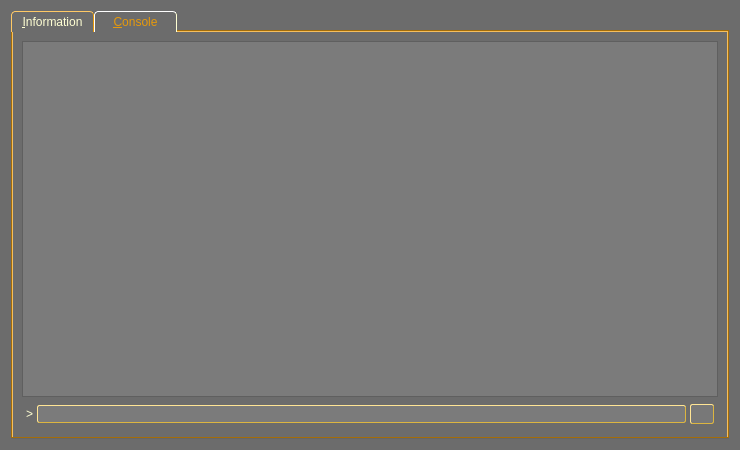
<?xml version="1.0" encoding="UTF-8"?>
<ui version="4.0">
 <class>RPCConsole</class>
 <widget class="QDialog" name="RPCConsole">
  <property name="geometry">
   <rect>
    <x>0</x>
    <y>0</y>
    <width>740</width>
    <height>450</height>
   </rect>
  </property>
  <property name="windowTitle">
   <string>carpediemcoin - Debug window</string>
  </property>
  <property name="styleSheet">
   <string notr="true">QWidget {background-color: #6C6C6C; color: #FFFFD3 } QPushButton { background-color: #787878; color: #FFFFD3; border-style:outset; border-color: #dcb540; border-width: 1px; border-radius: 6px; padding: 4px} QPushButton::hover { background-color: #6C6C6C; color: #FFFFD3; border-style:outset; border-color: #dcb540; border-width: 1px; border-radius: 6px; padding: 4px}  QPushButton::pressed {background-color: #FBFBFB; color: #E5990C; border-style:outset; border-color: #DCB540; border-radius: 6px; padding: 4px} QTabWidget {background-color: #E5990C; color: #FFFFD3; }  QTabBar::tab {  background: #6C6C6C; border: 1px outset #E5990C; border-bottom-width: 0px; border-top-left-radius: 4px; border-top-right-radius: 4px; min-width: 75px; padding: 3px; color: #FFFFD3 }QTabBar::tab:selected{  background: #6C6C6C; border: 1px outset #FFFFD3; border-bottom-width: 0px; border-top-left-radius: 4px; border-top-right-radius: 4px; min-width: 75px; padding: 3px; color: #E5990C }</string>
  </property>
  <layout class="QVBoxLayout" name="verticalLayout_2">
   <item>
    <widget class="QTabWidget" name="tabWidget">
     <property name="styleSheet">
      <string notr="true"/>
     </property>
     <property name="currentIndex">
      <number>1</number>
     </property>
     <widget class="QWidget" name="tab_info">
      <attribute name="title">
       <string>&amp;Information</string>
      </attribute>
      <layout class="QGridLayout" name="gridLayout" columnstretch="0,1">
       <property name="horizontalSpacing">
        <number>12</number>
       </property>
       <item row="0" column="0">
        <widget class="QLabel" name="label_9">
         <property name="font">
          <font>
           <weight>75</weight>
           <bold>true</bold>
          </font>
         </property>
         <property name="text">
          <string>carpediemcoin Core</string>
         </property>
        </widget>
       </item>
       <item row="1" column="0">
        <widget class="QLabel" name="label_5">
         <property name="text">
          <string>Client name</string>
         </property>
        </widget>
       </item>
       <item row="1" column="1">
        <widget class="QLabel" name="clientName">
         <property name="cursor">
          <cursorShape>IBeamCursor</cursorShape>
         </property>
         <property name="text">
          <string>N/A</string>
         </property>
         <property name="textFormat">
          <enum>Qt::PlainText</enum>
         </property>
         <property name="textInteractionFlags">
          <set>Qt::LinksAccessibleByMouse|Qt::TextSelectableByKeyboard|Qt::TextSelectableByMouse</set>
         </property>
        </widget>
       </item>
       <item row="2" column="0">
        <widget class="QLabel" name="label_6">
         <property name="text">
          <string>Client version</string>
         </property>
        </widget>
       </item>
       <item row="2" column="1">
        <widget class="QLabel" name="clientVersion">
         <property name="cursor">
          <cursorShape>IBeamCursor</cursorShape>
         </property>
         <property name="text">
          <string>N/A</string>
         </property>
         <property name="textFormat">
          <enum>Qt::PlainText</enum>
         </property>
         <property name="textInteractionFlags">
          <set>Qt::LinksAccessibleByMouse|Qt::TextSelectableByKeyboard|Qt::TextSelectableByMouse</set>
         </property>
        </widget>
       </item>
       <item row="3" column="0">
        <widget class="QLabel" name="label_14">
         <property name="text">
          <string>Using OpenSSL version</string>
         </property>
         <property name="indent">
          <number>10</number>
         </property>
        </widget>
       </item>
       <item row="3" column="1">
        <widget class="QLabel" name="openSSLVersion">
         <property name="cursor">
          <cursorShape>IBeamCursor</cursorShape>
         </property>
         <property name="text">
          <string>N/A</string>
         </property>
         <property name="textFormat">
          <enum>Qt::PlainText</enum>
         </property>
         <property name="textInteractionFlags">
          <set>Qt::LinksAccessibleByMouse|Qt::TextSelectableByKeyboard|Qt::TextSelectableByMouse</set>
         </property>
        </widget>
       </item>
       <item row="4" column="0">
        <widget class="QLabel" name="label_12">
         <property name="text">
          <string>Build date</string>
         </property>
        </widget>
       </item>
       <item row="4" column="1">
        <widget class="QLabel" name="buildDate">
         <property name="cursor">
          <cursorShape>IBeamCursor</cursorShape>
         </property>
         <property name="text">
          <string>N/A</string>
         </property>
         <property name="textFormat">
          <enum>Qt::PlainText</enum>
         </property>
         <property name="textInteractionFlags">
          <set>Qt::LinksAccessibleByMouse|Qt::TextSelectableByKeyboard|Qt::TextSelectableByMouse</set>
         </property>
        </widget>
       </item>
       <item row="5" column="0">
        <widget class="QLabel" name="label_13">
         <property name="text">
          <string>Startup time</string>
         </property>
        </widget>
       </item>
       <item row="5" column="1">
        <widget class="QLabel" name="startupTime">
         <property name="cursor">
          <cursorShape>IBeamCursor</cursorShape>
         </property>
         <property name="text">
          <string>N/A</string>
         </property>
         <property name="textFormat">
          <enum>Qt::PlainText</enum>
         </property>
         <property name="textInteractionFlags">
          <set>Qt::LinksAccessibleByMouse|Qt::TextSelectableByKeyboard|Qt::TextSelectableByMouse</set>
         </property>
        </widget>
       </item>
       <item row="6" column="0">
        <widget class="QLabel" name="label_11">
         <property name="font">
          <font>
           <weight>75</weight>
           <bold>true</bold>
          </font>
         </property>
         <property name="text">
          <string>Network</string>
         </property>
        </widget>
       </item>
       <item row="7" column="0">
        <widget class="QLabel" name="label_7">
         <property name="text">
          <string>Number of connections</string>
         </property>
        </widget>
       </item>
       <item row="7" column="1">
        <widget class="QLabel" name="numberOfConnections">
         <property name="cursor">
          <cursorShape>IBeamCursor</cursorShape>
         </property>
         <property name="text">
          <string>N/A</string>
         </property>
         <property name="textFormat">
          <enum>Qt::PlainText</enum>
         </property>
         <property name="textInteractionFlags">
          <set>Qt::LinksAccessibleByMouse|Qt::TextSelectableByKeyboard|Qt::TextSelectableByMouse</set>
         </property>
        </widget>
       </item>
       <item row="8" column="0">
        <widget class="QLabel" name="label_8">
         <property name="text">
          <string>On testnet</string>
         </property>
        </widget>
       </item>
       <item row="8" column="1">
        <widget class="QCheckBox" name="isTestNet">
         <property name="enabled">
          <bool>false</bool>
         </property>
         <property name="text">
          <string/>
         </property>
        </widget>
       </item>
       <item row="9" column="0">
        <widget class="QLabel" name="label_10">
         <property name="font">
          <font>
           <weight>75</weight>
           <bold>true</bold>
          </font>
         </property>
         <property name="text">
          <string>Block chain</string>
         </property>
        </widget>
       </item>
       <item row="10" column="0">
        <widget class="QLabel" name="label_3">
         <property name="text">
          <string>Current number of blocks</string>
         </property>
        </widget>
       </item>
       <item row="10" column="1">
        <widget class="QLabel" name="numberOfBlocks">
         <property name="cursor">
          <cursorShape>IBeamCursor</cursorShape>
         </property>
         <property name="text">
          <string>N/A</string>
         </property>
         <property name="textFormat">
          <enum>Qt::PlainText</enum>
         </property>
         <property name="textInteractionFlags">
          <set>Qt::LinksAccessibleByMouse|Qt::TextSelectableByKeyboard|Qt::TextSelectableByMouse</set>
         </property>
        </widget>
       </item>
       <item row="11" column="0">
        <widget class="QLabel" name="label_4">
         <property name="text">
          <string>Estimated total blocks</string>
         </property>
        </widget>
       </item>
       <item row="11" column="1">
        <widget class="QLabel" name="totalBlocks">
         <property name="cursor">
          <cursorShape>IBeamCursor</cursorShape>
         </property>
         <property name="text">
          <string>N/A</string>
         </property>
         <property name="textFormat">
          <enum>Qt::PlainText</enum>
         </property>
         <property name="textInteractionFlags">
          <set>Qt::LinksAccessibleByMouse|Qt::TextSelectableByKeyboard|Qt::TextSelectableByMouse</set>
         </property>
        </widget>
       </item>
       <item row="12" column="0">
        <widget class="QLabel" name="label_2">
         <property name="text">
          <string>Last block time</string>
         </property>
        </widget>
       </item>
       <item row="12" column="1">
        <widget class="QLabel" name="lastBlockTime">
         <property name="cursor">
          <cursorShape>IBeamCursor</cursorShape>
         </property>
         <property name="text">
          <string>N/A</string>
         </property>
         <property name="textFormat">
          <enum>Qt::PlainText</enum>
         </property>
         <property name="textInteractionFlags">
          <set>Qt::LinksAccessibleByMouse|Qt::TextSelectableByKeyboard|Qt::TextSelectableByMouse</set>
         </property>
        </widget>
       </item>
       <item row="13" column="0">
        <spacer name="verticalSpacer_2">
         <property name="orientation">
          <enum>Qt::Vertical</enum>
         </property>
         <property name="sizeHint" stdset="0">
          <size>
           <width>20</width>
           <height>20</height>
          </size>
         </property>
        </spacer>
       </item>
       <item row="14" column="0">
        <widget class="QLabel" name="labelDebugLogfile">
         <property name="font">
          <font>
           <weight>75</weight>
           <bold>true</bold>
          </font>
         </property>
         <property name="text">
          <string>Debug log file</string>
         </property>
        </widget>
       </item>
       <item row="15" column="0">
        <widget class="QPushButton" name="openDebugLogfileButton">
         <property name="toolTip">
          <string>Open the carpediemcoin debug log file from the current data directory. This can take a few seconds for large log files.</string>
         </property>
         <property name="styleSheet">
          <string notr="true"/>
         </property>
         <property name="text">
          <string>&amp;Open</string>
         </property>
         <property name="autoDefault">
          <bool>false</bool>
         </property>
        </widget>
       </item>
       <item row="16" column="0">
        <widget class="QLabel" name="labelCLOptions">
         <property name="font">
          <font>
           <weight>75</weight>
           <bold>true</bold>
          </font>
         </property>
         <property name="text">
          <string>Command-line options</string>
         </property>
        </widget>
       </item>
       <item row="17" column="0">
        <widget class="QPushButton" name="showCLOptionsButton">
         <property name="toolTip">
          <string>Show the carpediemcoin-Qt help message to get a list with possible carpediemcoin command-line options.</string>
         </property>
         <property name="styleSheet">
          <string notr="true"/>
         </property>
         <property name="text">
          <string>&amp;Show</string>
         </property>
         <property name="autoDefault">
          <bool>false</bool>
         </property>
        </widget>
       </item>
       <item row="18" column="0">
        <spacer name="verticalSpacer">
         <property name="orientation">
          <enum>Qt::Vertical</enum>
         </property>
         <property name="sizeHint" stdset="0">
          <size>
           <width>20</width>
           <height>40</height>
          </size>
         </property>
        </spacer>
       </item>
      </layout>
     </widget>
     <widget class="QWidget" name="tab_console">
      <attribute name="title">
       <string>&amp;Console</string>
      </attribute>
      <layout class="QVBoxLayout" name="verticalLayout_3">
       <property name="spacing">
        <number>3</number>
       </property>
       <item>
        <widget class="QTextEdit" name="messagesWidget">
         <property name="minimumSize">
          <size>
           <width>0</width>
           <height>100</height>
          </size>
         </property>
         <property name="styleSheet">
          <string notr="true">background-color: #7B7B7B; color: #FFFFD3;</string>
         </property>
         <property name="readOnly">
          <bool>true</bool>
         </property>
         <property name="tabKeyNavigation" stdset="0">
          <bool>false</bool>
         </property>
         <property name="columnCount" stdset="0">
          <number>2</number>
         </property>
        </widget>
       </item>
       <item>
        <layout class="QHBoxLayout" name="horizontalLayout">
         <property name="spacing">
          <number>4</number>
         </property>
         <property name="leftMargin">
          <number>4</number>
         </property>
         <property name="topMargin">
          <number>4</number>
         </property>
         <property name="rightMargin">
          <number>4</number>
         </property>
         <property name="bottomMargin">
          <number>4</number>
         </property>
         <item>
          <widget class="QLabel" name="label">
           <property name="text">
            <string notr="true">&gt;</string>
           </property>
          </widget>
         </item>
         <item>
          <widget class="QLineEdit" name="lineEdit">
           <property name="styleSheet">
            <string notr="true">QObject { background-color: #7B7B7B; color: #FFFFD3;; border-style:outset; border-color: #dcb540; border-width: 1px; border-radius: 2px; padding: 0px}</string>
           </property>
          </widget>
         </item>
         <item>
          <widget class="QPushButton" name="clearButton">
           <property name="maximumSize">
            <size>
             <width>24</width>
             <height>24</height>
            </size>
           </property>
           <property name="toolTip">
            <string>Clear console</string>
           </property>
           <property name="layoutDirection">
            <enum>Qt::LeftToRight</enum>
           </property>
           <property name="styleSheet">
            <string notr="true">background-color: #787878; color: #FFFFD3; border-style:outset; border-color: #dcb540; border-width: 1px; border-radius: 2px; padding: 2px</string>
           </property>
           <property name="text">
            <string/>
           </property>
           <property name="icon">
            <iconset resource="../carpediemcoin.qrc">
             <normaloff>:/icons/remove</normaloff>:/icons/remove</iconset>
           </property>
           <property name="shortcut">
            <string notr="true">Ctrl+L</string>
           </property>
           <property name="autoDefault">
            <bool>false</bool>
           </property>
           <property name="flat">
            <bool>false</bool>
           </property>
          </widget>
         </item>
        </layout>
       </item>
      </layout>
     </widget>
    </widget>
   </item>
  </layout>
 </widget>
 <resources>
  <include location="../carpediemcoin.qrc"/>
 </resources>
 <connections/>
</ui>
